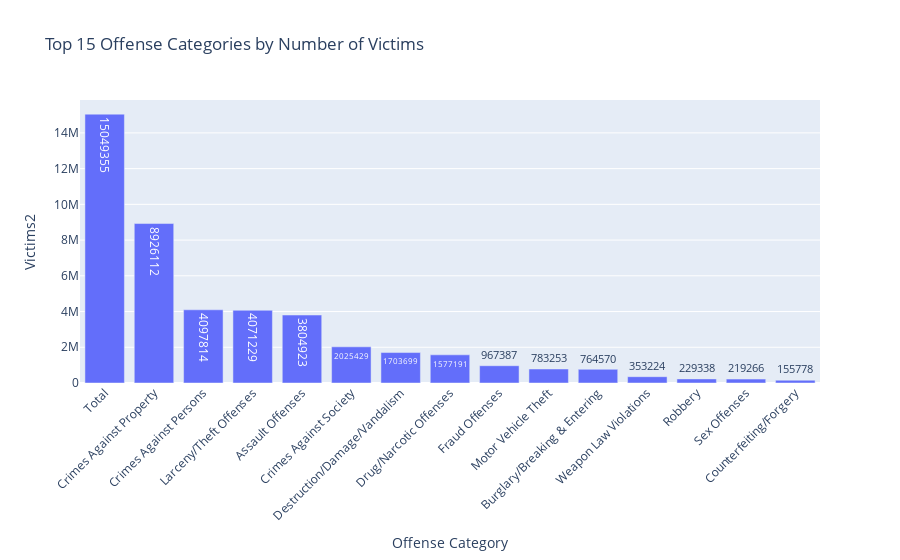

Notebook code for this chart:
### Code cell
# =====================================
# 2) UNIVARIATE — Core distributions
# =====================================
# 2.1 Victims: totals & composition
top_offenses = Incidents_Offenses.nlargest(15, 'Victims2')

fig = px.bar(
    top_offenses, 
    x="Offense Category", 
    y="Victims2",
    title="Top 15 Offense Categories by Number of Victims",
    text="Victims2"
)

fig.update_layout(xaxis_tickangle=-45)
fig.show()

### Figure 1 — Plotly figure (JSON) as saved in the notebook; plotly's stock layout.template omitted (floating-point values rounded to 4 significant figures)
{"data": [{"hovertemplate": "Offense Category=%{x}<br>Victims2=%{text}<extra></extra>", "legendgroup": "", "marker": {"color": "#636efa", "pattern": {"shape": ""}}, "name": "", "orientation": "v", "showlegend": false, "text": [15050000.0, 8926000.0, 4098000.0, 4071000.0, 3805000.0, 2025000.0, 1704000.0, 1577000.0, 967400.0, 783300.0, 764600.0, 353200.0, 229300.0, 219300.0, 155800.0], "textposition": "auto", "type": "bar", "x": ["Total", "Crimes Against Property", "Crimes Against Persons", "Larceny/Theft Offenses", "Assault Offenses", "Crimes Against Society", "Destruction/Damage/Vandalism", "Drug/Narcotic Offenses", "Fraud Offenses", "Motor Vehicle Theft", "Burglary/Breaking & Entering", "Weapon Law Violations", "Robbery", "Sex Offenses", "Counterfeiting/Forgery"], "xaxis": "x", "y": [15049355, 8926112, 4097814, 4071229, 3804923, 2025429, 1703699, 1577191, 967387, 783253, 764570, 353224, 229338, 219266, 155778], "yaxis": "y"}], "layout": {"barmode": "relative", "legend": {"tracegroupgap": 0}, "title": {"text": "Top 15 Offense Categories by Number of Victims"}, "xaxis": {"anchor": "y", "domain": [0, 1], "tickangle": -45, "title": {"text": "Offense Category"}}, "yaxis": {"anchor": "x", "domain": [0, 1], "title": {"text": "Victims2"}}}}
